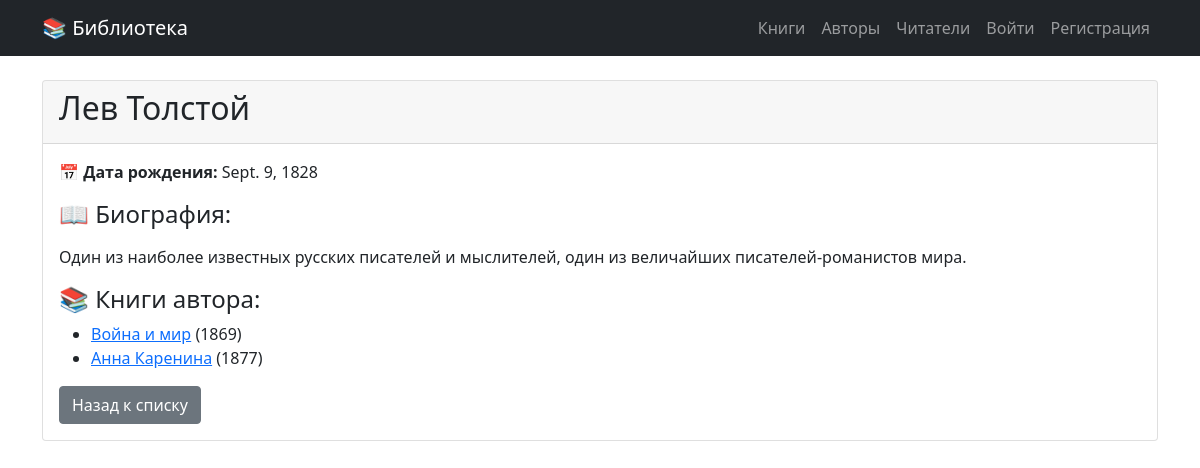
The page /authors/2/ on the database its author committed.
### library/models.py (models this page shows, shortened)
class Author(models.Model):
    first_name = models.CharField('Имя', max_length=100)
    last_name = models.CharField('Фамилия', max_length=100)
    birth_date = models.DateField('Дата рождения', null=True, blank=True)
    bio = models.TextField('Биография', blank=True)
    class Meta:
        verbose_name = 'Автор'
        verbose_name_plural = 'Авторы'

class Book(models.Model):
    title = models.CharField('Название', max_length=200)
    author = models.ForeignKey(Author, on_delete=models.CASCADE, verbose_name='Автор', related_name='books')
    isbn = models.CharField('ISBN', max_length=13, unique=True)
    publication_year = models.IntegerField('Год публикации')
    description = models.TextField('Описание', blank=True)
    total_copies = models.IntegerField('Всего экземпляров', default=1)
    available_copies = models.IntegerField('Доступно экземпляров', default=1)
    created_at = models.DateTimeField('Дата добавления', auto_now_add=True)
    class Meta:
        verbose_name = 'Книга'
        verbose_name_plural = 'Книги'

### library/views.py (the view)
# urls.py: path('authors/<int:pk>/', views.author_detail_view, name='author_detail'),
def author_detail_view(request, pk):
    author = get_object_or_404(Author, pk=pk)
    return render(request, 'library/author_detail.html', {'author': author})

### library/templates/library/author_detail.html (shortened to what this page needs)
{% extends 'library/base.html' %}
{% block content %}
<div class="card">
    <div class="card-header">
        <h2>{{ author.first_name }} {{ author.last_name }}</h2>
    </div>
    <div class="card-body">
        {% if author.birth_date %}
            <p><strong>📅 Дата рождения:</strong> {{ author.birth_date }}</p>
        {% endif %}
        <h4>📖 Биография:</h4>
        <p>{{ author.bio|linebreaks }}</p>
        <h4>📚 Книги автора:</h4>
        <ul>
            {% for book in author.books.all %}
                <li><a href="{% url 'library:book_detail' book.id %}">{{ book.title }}</a> ({{ book.publication_year }})</li>
            {% empty %}
                <li>У этого автора пока нет книг в библиотеке.</li>
            {% endfor %}
        </ul>
        <div class="mt-3">
            <a href="{% url 'library:author_list' %}" class="btn btn-secondary">Назад к списку</a>
        </div>
    </div>
</div>
{% endblock %}

### rows shown on the page
Author: first_name "Лев", last_name "Толстой", birth_date "Sept. 9, 1828", bio "Один из наиболее известных русских писателей и мыслителей, один из величайших писателей-романистов мира."
Book: title "Война и мир", publication_year "1869"
Book: title "Анна Каренина", publication_year "1877"
